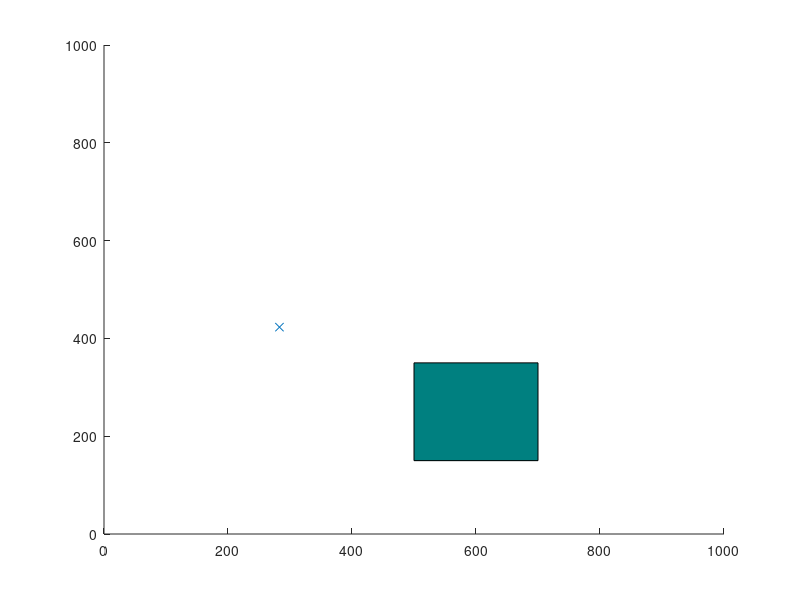

Here is the MATLAB script that generated this plot: (Note: this script raises an error after producing the figure.)
% RRT* algorithm in 2D with collision avoidance.
% 
% Author: Sai Vemprala
% 
% nodes:    Contains list of all explored nodes. Each node contains its
%           coordinates, cost to reach and its parent.
% 
% Brief description of algorithm: 
% 1. Pick a random node q_rand.
% 2. Find the closest node q_near from explored nodes to branch out from, towards
%    q_rand.
% 3. Steer from q_near towards q_rand: interpolate if node is too far away, reach
%    q_new. Check that obstacle is not hit.
% 4. Update cost of reaching q_new from q_near, treat it as Cmin. For now,
%    q_near acts as the parent node of q_new.
% 5. From the list of 'visited' nodes, check for nearest neighbors with a 
%    given radius, insert in a list q_nearest.
% 6. In all members of q_nearest, check if q_new can be reached from a
%    different parent node with cost lower than Cmin, and without colliding
%    with the obstacle. Select the node that results in the least cost and 
%    update the parent of q_new.
% 7. Add q_new to node list.
% 8. Continue until maximum number of nodes is reached or goal is hit.

%clearvars
close all

x_max = 1000;
y_max = 1000;
obstacle = [500,150,200,200];
EPS = 20;
numNodes = 3000;        

q_start.coord = [0 0];
q_start.cost = 0;
q_start.parent = 0;
q_goal.coord = [999 999];
q_goal.cost = 0;

nodes(1) = q_start;
figure(1)
axis([0 x_max 0 y_max])
rectangle('Position',obstacle,'FaceColor',[0 .5 .5])
hold on

for i = 1:1:numNodes
    q_rand = [floor(rand(1)*x_max) floor(rand(1)*y_max)];
    plot(q_rand(1), q_rand(2), 'x', 'Color',  [0 0.4470 0.7410])
    
    % Break if goal node is already reached
    for j = 1:1:length(nodes)
        if nodes(j).coord == q_goal.coord
            break
        end
    end
    
    % Pick the closest node from existing list to branch out from
    ndist = [];
    for j = 1:1:length(nodes)
        n = nodes(j);
        tmp = dist(n.coord, q_rand);
        ndist = [ndist tmp];
    end
    [val, idx] = min(ndist);
    q_near = nodes(idx);
    
    q_new.coord = steer(q_rand, q_near.coord, val, EPS);
    if noCollision(q_rand, q_near.coord, obstacle)
        line([q_near.coord(1), q_new.coord(1)], [q_near.coord(2), q_new.coord(2)], 'Color', 'k', 'LineWidth', 2);
        drawnow
        hold on
        q_new.cost = dist(q_new.coord, q_near.coord) + q_near.cost;
        
        % Within a radius of r, find all existing nodes
        q_nearest = [];
        r = 60;
        neighbor_count = 1;
        for j = 1:1:length(nodes)
            if noCollision(nodes(j).coord, q_new.coord, obstacle) && dist(nodes(j).coord, q_new.coord) <= r
                q_nearest(neighbor_count).coord = nodes(j).coord;
                q_nearest(neighbor_count).cost = nodes(j).cost;
                neighbor_count = neighbor_count+1;
            end
        end
        
        % Initialize cost to currently known value
        q_min = q_near;
        C_min = q_new.cost;
        
        % Iterate through all nearest neighbors to find alternate lower
        % cost paths
        
        for k = 1:1:length(q_nearest)
            if noCollision(q_nearest(k).coord, q_new.coord, obstacle) && q_nearest(k).cost + dist(q_nearest(k).coord, q_new.coord) < C_min
                q_min = q_nearest(k);
                C_min = q_nearest(k).cost + dist(q_nearest(k).coord, q_new.coord);
                line([q_min.coord(1), q_new.coord(1)], [q_min.coord(2), q_new.coord(2)], 'Color', 'g');                
                hold on
            end
        end
        
        % Update parent to least cost-from node
        for j = 1:1:length(nodes)
            if nodes(j).coord == q_min.coord
                q_new.parent = j;
            end
        end
        
        % Append to nodes
        nodes = [nodes q_new];
    end
end

D = [];
for j = 1:1:length(nodes)
    tmpdist = dist(nodes(j).coord, q_goal.coord);
    D = [D tmpdist];
end

% Search backwards from goal to start to find the optimal least cost path
[val, idx] = min(D);
q_final = nodes(idx);
q_goal.parent = idx;
q_end = q_goal;
nodes = [nodes q_goal];
while q_end.parent ~= 0
    start = q_end.parent;
    line([q_end.coord(1), nodes(start).coord(1)], [q_end.coord(2), nodes(start).coord(2)], 'Color', 'r', 'LineWidth', 2);
    hold on
    q_end = nodes(start);
end


